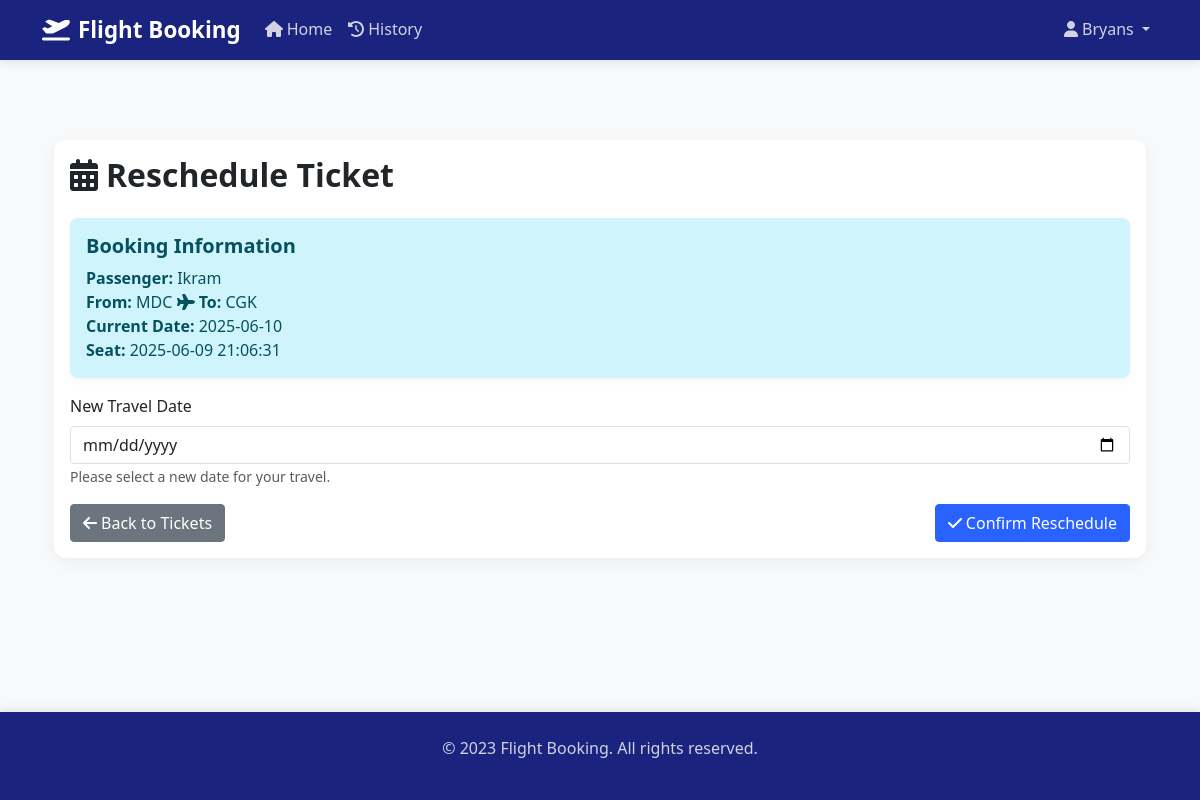
/reschedule?booking_id=1 (signed in), run on an earlier commit of the app's database.
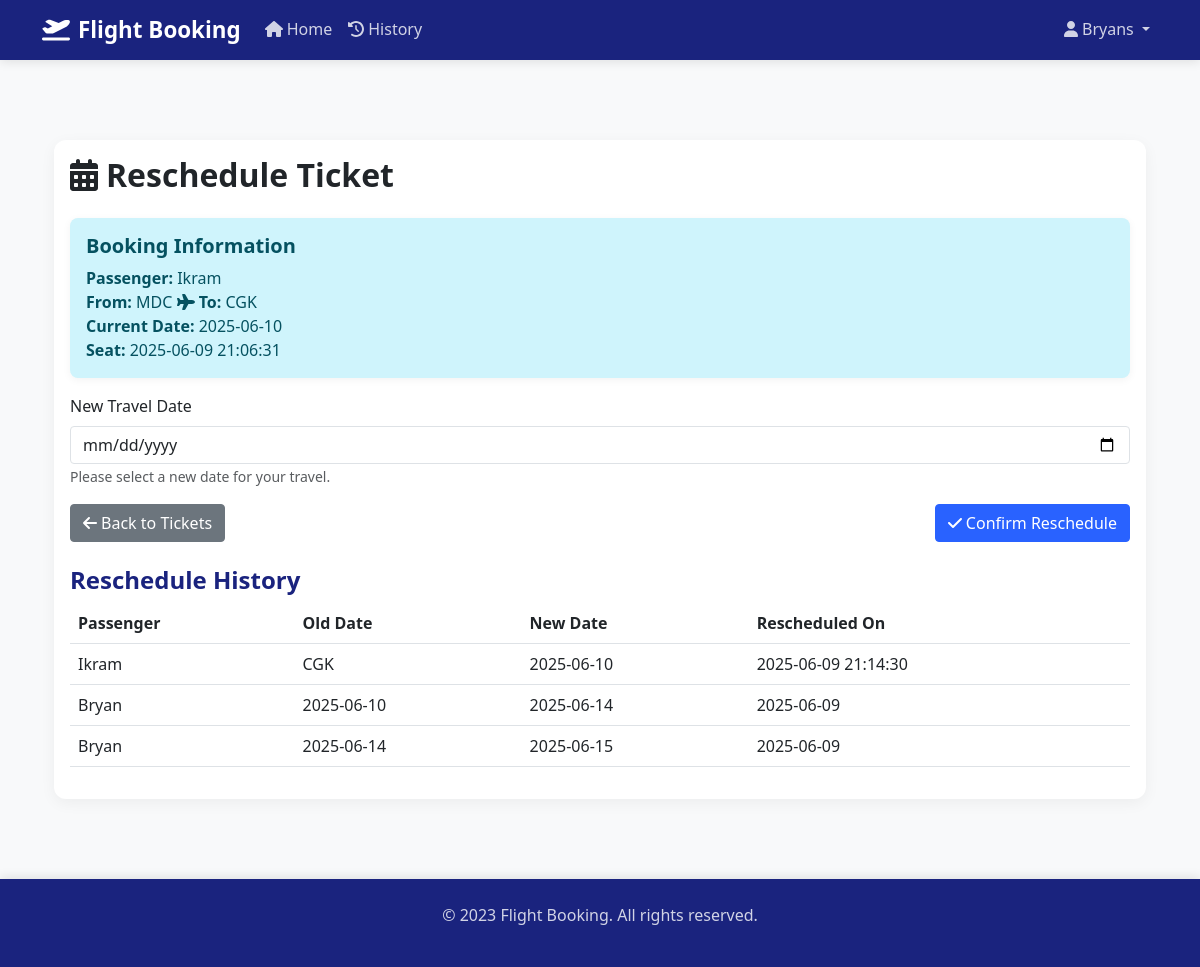
And on a later commit of the database.
### tables this page shows
CREATE TABLE bookings (
        id INTEGER PRIMARY KEY AUTOINCREMENT,
        user_id INTEGER NOT NULL,
        passenger_name TEXT NOT NULL,
        departure_airport TEXT NOT NULL,
        destination_airport TEXT NOT NULL,
        booking_date TEXT NOT NULL,
        created_at TIMESTAMP DEFAULT CURRENT_TIMESTAMP, seat_number TEXT,
        FOREIGN KEY (user_id) REFERENCES users(id)
    );

CREATE TABLE reschedule (
        id INTEGER PRIMARY KEY AUTOINCREMENT,
        booking_id INTEGER NOT NULL,
        old_date TEXT NOT NULL,
        new_date TEXT NOT NULL,
        reschedule_date TIMESTAMP DEFAULT CURRENT_TIMESTAMP,
        FOREIGN KEY (booking_id) REFERENCES bookings(id)
    );

### app.py (the view, shortened to what this page needs)
@app.route('/reschedule', methods=['GET', 'POST'])
def reschedule():
    if 'user_id' not in session:
        flash('Please login first', 'warning')
        return redirect(url_for('login'))
    booking_id = request.args.get('booking_id')
    if not booking_id:
        flash('No booking selected', 'error')
        return redirect(url_for('tickets'))
    try:
        booking_data = get_booking_by_id(booking_id)
        if not booking_data:
            flash('Booking not found', 'error')
            return redirect(url_for('tickets'))
        reschedule_history = get_reschedule_history(session['user_id'])
        return render_template('reschedule.html',
                             booking_data=booking_data,
                             reschedule_history=reschedule_history,
                             today=datetime.now().strftime('%Y-%m-%d'))
    except Exception as e:
        print(f"Error in reschedule route: {str(e)}")
        flash(f'An error occurred: {str(e)}', 'error')
        return redirect(url_for('tickets'))

### app.py (called while the page is built)
@app.context_processor
def inject_now():
    return {'now': datetime.now()}

def get_booking_by_id(booking_id):
    conn = get_db_connection()
    cursor = conn.cursor()
    cursor.execute('SELECT * FROM bookings WHERE id = ?', (booking_id,))
    booking = cursor.fetchone()
    conn.close()
    if booking:
        return {
            'id': booking[0],
            'user_id': booking[1],
            'passenger_name': booking[2],
            'departure_airport': booking[3],
            'destination_airport': booking[4],
            'booking_date': booking[5],
            'seat_number': booking[6],
            'created_at': booking[7]
        }
    return None

### database.py (called while the page is built)
def get_db_connection():
    conn = sqlite3.connect("data.db")
    conn.row_factory = sqlite3.Row
    return conn

### templates/reschedule.html (shortened to what this page needs)
{% extends "base.html" %}
{% block content %}
<div class="container py-5">
    <div class="row">
        <div class="col-12">
            <div class="card">
                <div class="card-body">
                    <h2 class="card-title mb-4">
                        <i class="fas fa-calendar-alt me-2"></i>Reschedule Ticket
                    </h2>
                    {% if booking_data %}
                    <div class="alert alert-info">
                        <h5 class="alert-heading">Booking Information</h5>
                        <p class="mb-0">
                            <strong>Passenger:</strong> {{ booking_data.passenger_name }}<br>
                            <strong>From:</strong> {{ booking_data.departure_airport }} <i class="fas fa-plane"></i> <strong>To:</strong> {{ booking_data.destination_airport }}<br>
                            <strong>Current Date:</strong> {{ booking_data.booking_date }}<br>
                            <strong>Seat:</strong> {{ booking_data.seat_number if booking_data.seat_number else 'Not Selected' }}
                        </p>
                    </div>
                    {% endif %}
                    <form method="POST" action="{{ url_for('reschedule', booking_id=booking_data.id if booking_data else '') }}" class="needs-validation" novalidate>
                        <div class="mb-3">
                            <label for="new_date" class="form-label">New Travel Date</label>
                            <input type="date" class="form-control" id="new_date" name="new_date"
                                   min="{{ today }}" required>
                            <small class="text-muted">Please select a new date for your travel.</small>
                        </div>
                        <div class="d-flex justify-content-between">
                            <a href="{{ url_for('tickets') }}" class="btn btn-secondary">
                                <i class="fas fa-arrow-left me-1"></i>Back to Tickets
                            </a>
                            <button type="submit" class="btn btn-primary">
                                <i class="fas fa-check me-1"></i>Confirm Reschedule
                            </button>
                        </div>
                    </form>
                    {% if reschedule_history %}
                    <div class="mt-4">
                        <h4>Reschedule History</h4>
                        <div class="table-responsive">
                            <table class="table table-hover">
                                <thead>
                                    <tr>
                                        <th>Passenger</th>
                                        <th>Old Date</th>
                                        <th>New Date</th>
                                        <th>Rescheduled On</th>
                                    </tr>
                                </thead>
                                <tbody>
                                    {% for reschedule in reschedule_history %}
                                    <tr>
                                        <td>{{ reschedule.passenger_name }}</td>
                                        <td>{{ reschedule.old_date }}</td>
                                        <td>{{ reschedule.new_date }}</td>
                                        <td>{{ reschedule.reschedule_date }}</td>
                                    </tr>
                                    {% endfor %}
                                </tbody>
                            </table>
                        </div>
                    </div>
                    {% endif %}
                </div>
            </div>
        </div>
    </div>
</div>
{% endblock %}

### templates/base.html (shortened to what this page needs)
<!DOCTYPE html>
<html lang="en">
<head>
    <link href="https://cdn.jsdelivr.net/npm/bootstrap@5.3.0/dist/css/bootstrap.min.css" rel="stylesheet">
    <link href="https://cdnjs.cloudflare.com/ajax/libs/font-awesome/6.0.0/css/all.min.css" rel="stylesheet">
</head>
<body>
    <nav class="navbar navbar-expand-lg navbar-dark">
        <div class="container">
            <a class="navbar-brand" href="{{ url_for('index') }}">
                <i class="fas fa-plane-departure me-2"></i>Flight Booking
            </a>
            <div class="collapse navbar-collapse" id="navbarNav">
                <ul class="navbar-nav me-auto">
                    <li class="nav-item">
                        <a class="nav-link {% if request.endpoint == 'index' %}active{% endif %}" href="{{ url_for('index') }}">
                            <i class="fas fa-home me-1"></i>Home
                        </a>
                    </li>
                    <li class="nav-item">
                        <a class="nav-link {% if request.endpoint == 'riwayat' %}active{% endif %}" href="{{ url_for('riwayat') }}">
                            <i class="fas fa-history me-1"></i>History
                        </a>
                    </li>
                </ul>
                <ul class="navbar-nav">
                    {% if session.get('user_id') %}
                    <li class="nav-item dropdown">
                        <a class="nav-link dropdown-toggle" href="#" id="navbarDropdown" role="button" data-bs-toggle="dropdown">
                            <i class="fas fa-user me-1"></i>{{ session.get('username') }}
                        </a>
                    </li>
                    {% endif %}
                </ul>
            </div>
        </div>
    </nav>
    <div class="content">
        <div class="container">
            {% block content %}{% endblock %}
        </div>
    </div>
    <footer class="footer mt-auto">
        <div class="container text-center">
            <p>&copy; 2023 Flight Booking. All rights reserved.</p>
        </div>
    </footer>
</body>
</html>

### templates/base.html (style rules this page uses)
:root { --primary-color: #1a237e; --secondary-color: #0d47a1; --accent-color: #2962ff; --text-color: #333; --text-light: #555; --bg-light: #f8f9fa; --border-color: #dee2e6; --shadow-light: rgba(0, 0, 0, 0.05); --shadow-medium: rgba(0, 0, 0, 0.1); }
body { font-family: 'Segoe UI', Roboto, "Helvetica Neue", Arial, sans-serif; background-color: var(--bg-light); min-height: 100vh; display: flex; flex-direction: column; color: var(--text-color); }
.navbar { background-color: var(--primary-color) !important; box-shadow: 0 2px 10px var(--shadow-medium); }
.navbar-brand { font-weight: 700; color: white !important; font-size: 1.4rem; }
.nav-link { color: rgba(255, 255, 255, 0.8) !important; font-weight: 500; transition: color 0.3s ease, border-bottom 0.3s ease; border-bottom: 2px solid transparent; padding-bottom: 0.5rem; }
.content { flex: 1; padding: 2rem 0; }
.footer { background-color: var(--primary-color); color: rgba(255, 255, 255, 0.8); padding: 1.5rem 0; margin-top: auto; box-shadow: 0 -2px 10px var(--shadow-medium); }
.card { border: none; box-shadow: 0 4px 15px var(--shadow-light); transition: transform 0.3s ease, box-shadow 0.3s ease; border-radius: 0.75rem; overflow: hidden; }
.form-control, .btn { border-radius: 0.25rem; }
.btn-primary { background-color: var(--accent-color); border-color: var(--accent-color); transition: background-color 0.3s ease, border-color 0.3s ease; }
.alert { border: none; border-radius: 0.5rem; box-shadow: 0 2px 8px var(--shadow-light); }
h1, h2, h3, h4, h5, h6 { color: var(--primary-color); font-weight: 600; }

What changed in the data, as far as the page shows it:
added reschedule: passenger_name "Ikram", old_date "CGK", new_date "2025-06-10", reschedule_date "2025-06-09 21:14:30"
added reschedule: passenger_name "Bryan", old_date "2025-06-10", new_date "2025-06-14", reschedule_date "2025-06-09"
added reschedule: passenger_name "Bryan", old_date "2025-06-14", new_date "2025-06-15", reschedule_date "2025-06-09"
Also different on the page:
text now shown: "Reschedule History Passenger Old Date New Date Rescheduled On"
